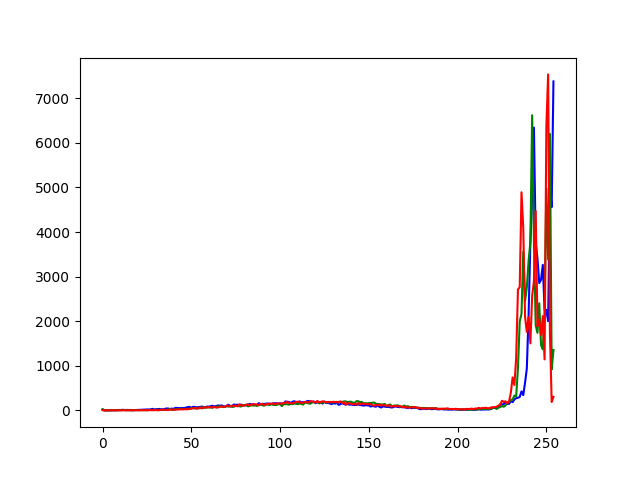
#> input picture nbs/data/session_03/trex.png, 640 x 480 px, found by its file name
$ jupyter execute session4.ipynb   (older library calls are emulated)
#> lines starting #> are read from the running program, lines starting #| are printed output that depends on the picture; after the words box and inside, x2 and y2 are one past the last pixel; in counts of white or black regions, pixels touching at a corner belong together
[cell 1]
import os

import sys
sys.path.append(os.path.join(".."))

import cv2

import numpy as np

from utils.imutils import jimshow as show
from utils.imutils import jimshow_channel as show_channel

import matplotlib.pyplot as plt

[cell 2]
filepath = os.path.join("..", "..", "..", "cds-vis-data", "data", "img", "trex.png")

[cell 3]
image = cv2.imread(filepath)
#> image is the input picture: shape (480, 640, 3); mean B, G, R 247.9, 247.7, 249.9

## Blurring with convolutional kernels

[cell 4]
show(cv2.blur(image, (3,3)))
#> (this line was passed over: utils is not available in this run)

[cell 5]
show(cv2.medianBlur(image, 11))
#> (this line was passed over: utils is not available in this run)

[cell 6]
show(cv2.GaussianBlur(image, (3,3), 0))
#> (this line was passed over: utils is not available in this run)

[cell 7]
blurred_stack = np.hstack([
    cv2.blur(image, (3,3)),
    cv2.blur(image, (5,5)),
    cv2.blur(image, (7,7))
])
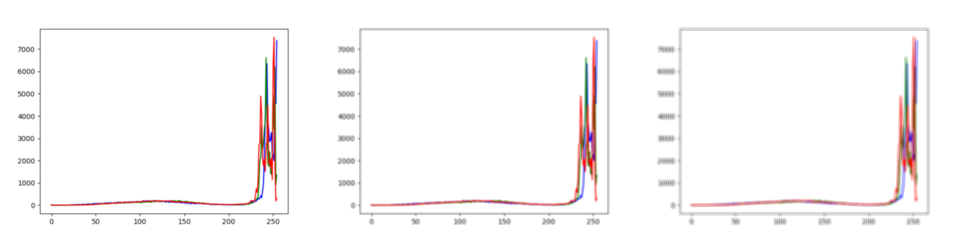
#> blurred_stack: shape (480, 1920, 3) (shown at 1/2 size); mean B, G, R 247.9, 247.7, 249.9
show(blurred_stack)
#> (this line was passed over: utils is not available in this run)

## Thresholding

[cell 8]
image = cv2.imread(filepath)

[cell 9]
grey_image = cv2.cvtColor(image, cv2.COLOR_BGR2GRAY)
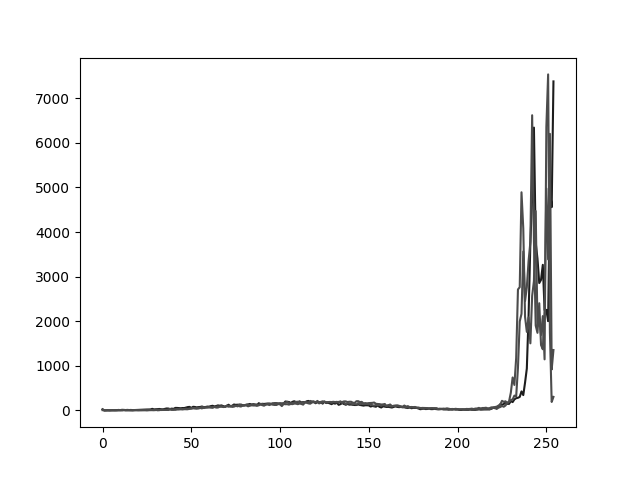
#> grey_image: shape (480, 640); min 0, max 255, mean 248.4

[cell 10]
plt.hist(grey_image.flatten(), 10)
plt.show()
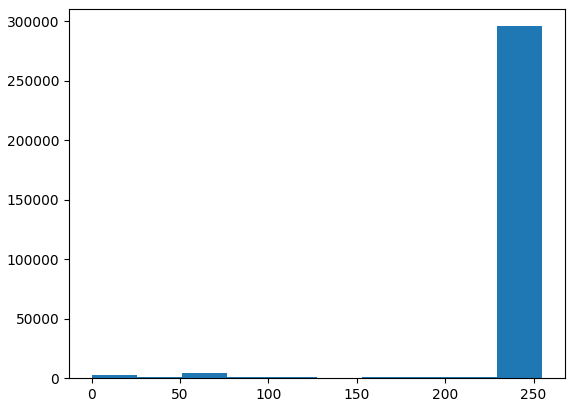
#> figure drawn by matplotlib, 1 panel; tallest bar 295667 high, from x = 229.5 to 255

[cell 11]
blurred = cv2.GaussianBlur(grey_image, (5,5), 0)
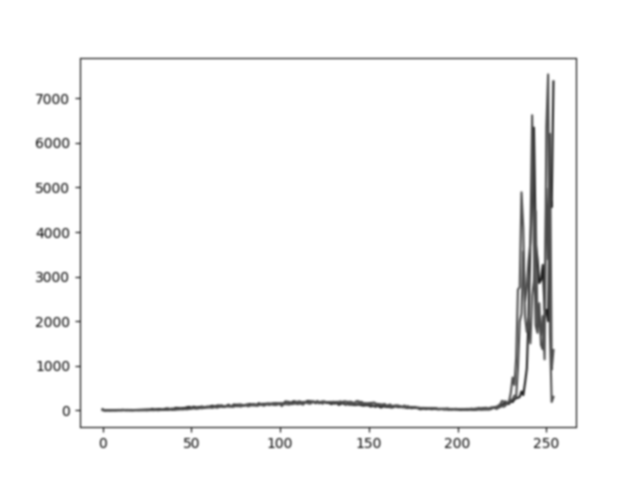
#> blurred: shape (480, 640); min 37, max 255, mean 248.4
show_channel(blurred)
#> (this line was passed over: utils is not available in this run)

[cell 12]
_, binary_image = cv2.threshold(blurred, 200, 255, cv2.THRESH_BINARY_INV)
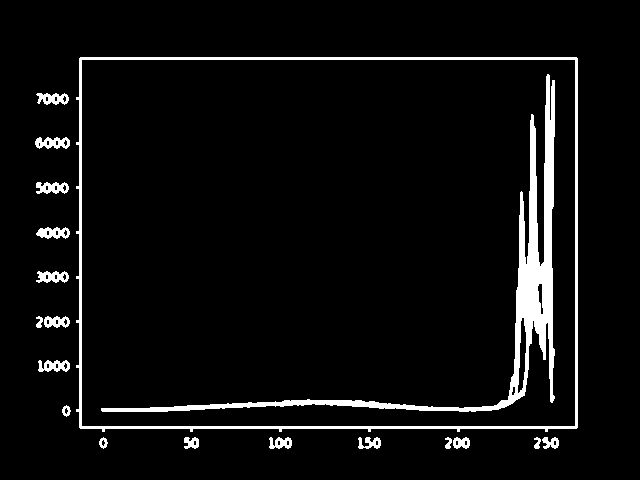
#> binary_image: shape (480, 640); 5.5% white; 19 white regions, largest, box (x1, y1, x2, y2) and area: (101, 74, 555, 412) 8666, (76, 57, 578, 432) 5312, (35, 137, 70, 149) 283

[cell 13]
show_channel(binary_image)
#> (this line was passed over: utils is not available in this run)

[cell 14]
show_channel(cv2.bitwise_not(binary_image))
#> (this line was passed over: utils is not available in this run)

$ run again, with nbs/data/session_03/beach.png copied over nbs/data/session_03/trex.png
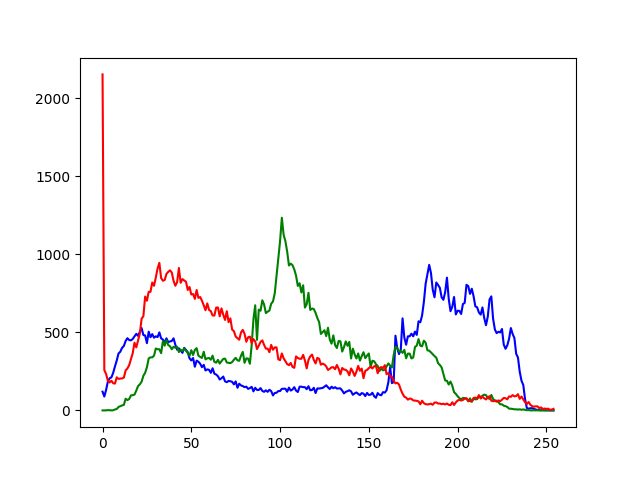
#> input picture nbs/data/session_03/beach.png, 640 x 480 px, found by its file name
#> image is the input picture: shape (480, 640, 3); mean B, G, R 248.5, 247.5, 248.8
#> `plt.show()`:
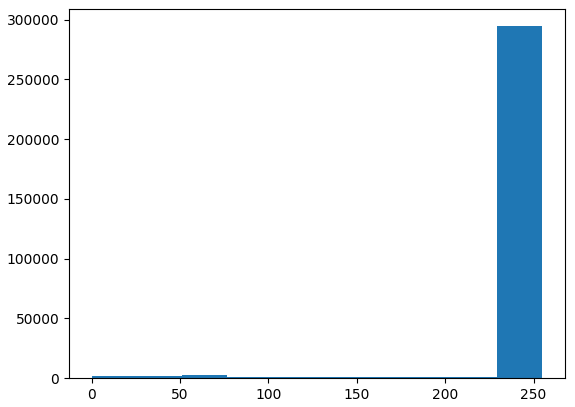
#> figure drawn by matplotlib, 1 panel; tallest bar 294542 high, from x = 229.5 to 255
#> `_, binary_image = cv2.threshold(blurred, 200, 255, cv2.THRESH_BINARY_I..`:
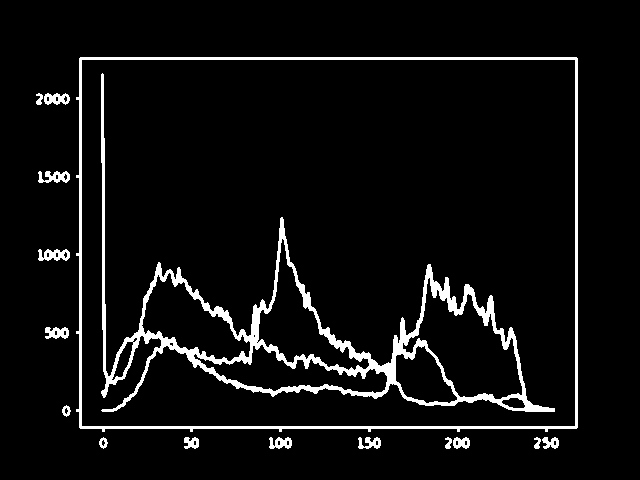
#> binary_image: shape (480, 640); 5.9% white; 16 white regions, largest, box (x1, y1, x2, y2) and area: (101, 73, 555, 412) 10919, (76, 57, 578, 432) 5285, (38, 249, 70, 261) 259

$ run again, with nbs/data/session_03/clonazepam_1mg.png copied over nbs/data/session_03/trex.png
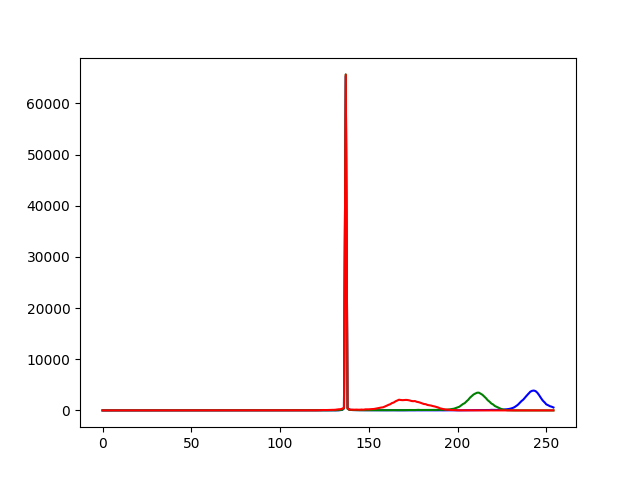
#> input picture nbs/data/session_03/clonazepam_1mg.png, 640 x 480 px, found by its file name
#> image is the input picture: shape (480, 640, 3); mean B, G, R 250, 250, 251.5
#> `plt.show()`:
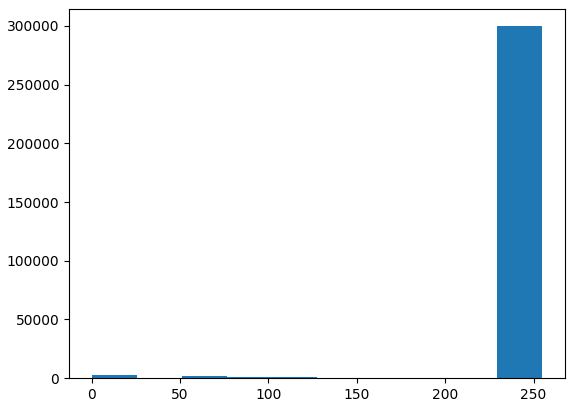
#> figure drawn by matplotlib, 1 panel; tallest bar 299763 high, from x = 229.5 to 255
#> `_, binary_image = cv2.threshold(blurred, 200, 255, cv2.THRESH_BINARY_I..`:
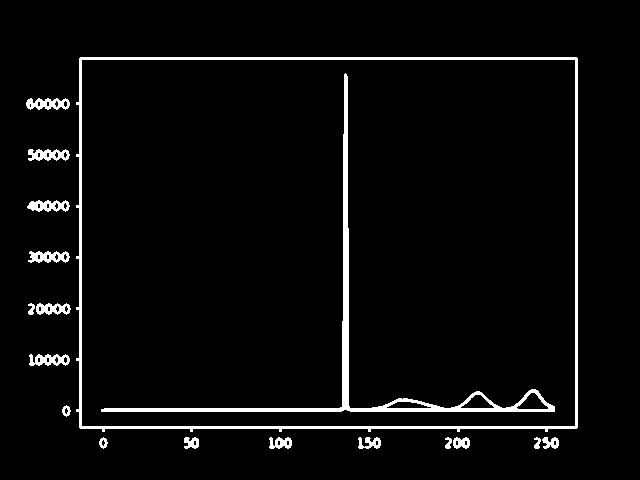
#> binary_image: shape (480, 640); 4.1% white; 18 white regions, largest, box (x1, y1, x2, y2) and area: (76, 57, 578, 432) 5303, (101, 73, 555, 412) 4244, (26, 98, 70, 110) 347

$ run again, with nbs/data/session_03/coins.png copied over nbs/data/session_03/trex.png
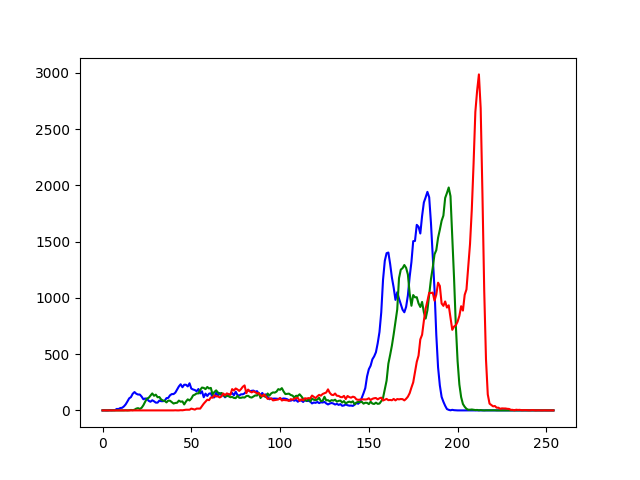
#> input picture nbs/data/session_03/coins.png, 640 x 480 px, found by its file name
#> image is the input picture: shape (480, 640, 3); mean B, G, R 248.7, 248.1, 249.4
#> `blurred_stack = np.hstack([ cv2.blur(image, (3,3)), cv2.blur(image, (5..`:
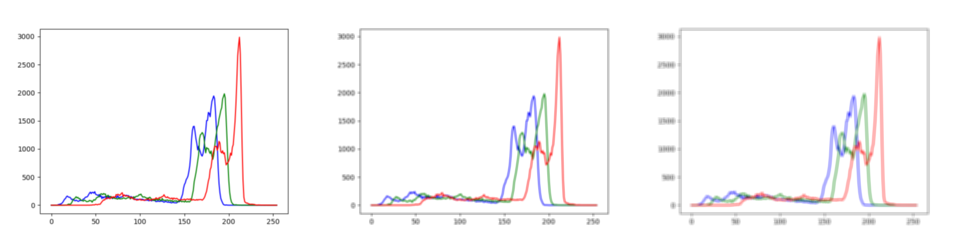
#> blurred_stack: shape (480, 1920, 3) (shown at 1/2 size); mean B, G, R 248.7, 248.1, 249.4
#> `_, binary_image = cv2.threshold(blurred, 200, 255, cv2.THRESH_BINARY_I..`:
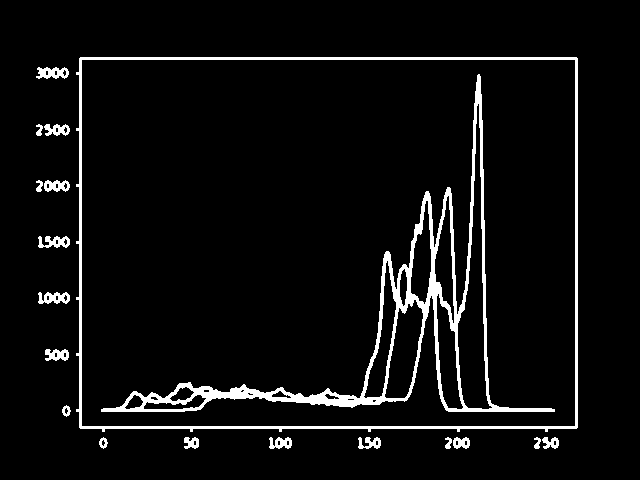
#> binary_image: shape (480, 640); 5.6% white; 19 white regions, largest, box (x1, y1, x2, y2) and area: (101, 74, 555, 412) 9362, (76, 57, 578, 432) 5303, (36, 67, 69, 79) 266
